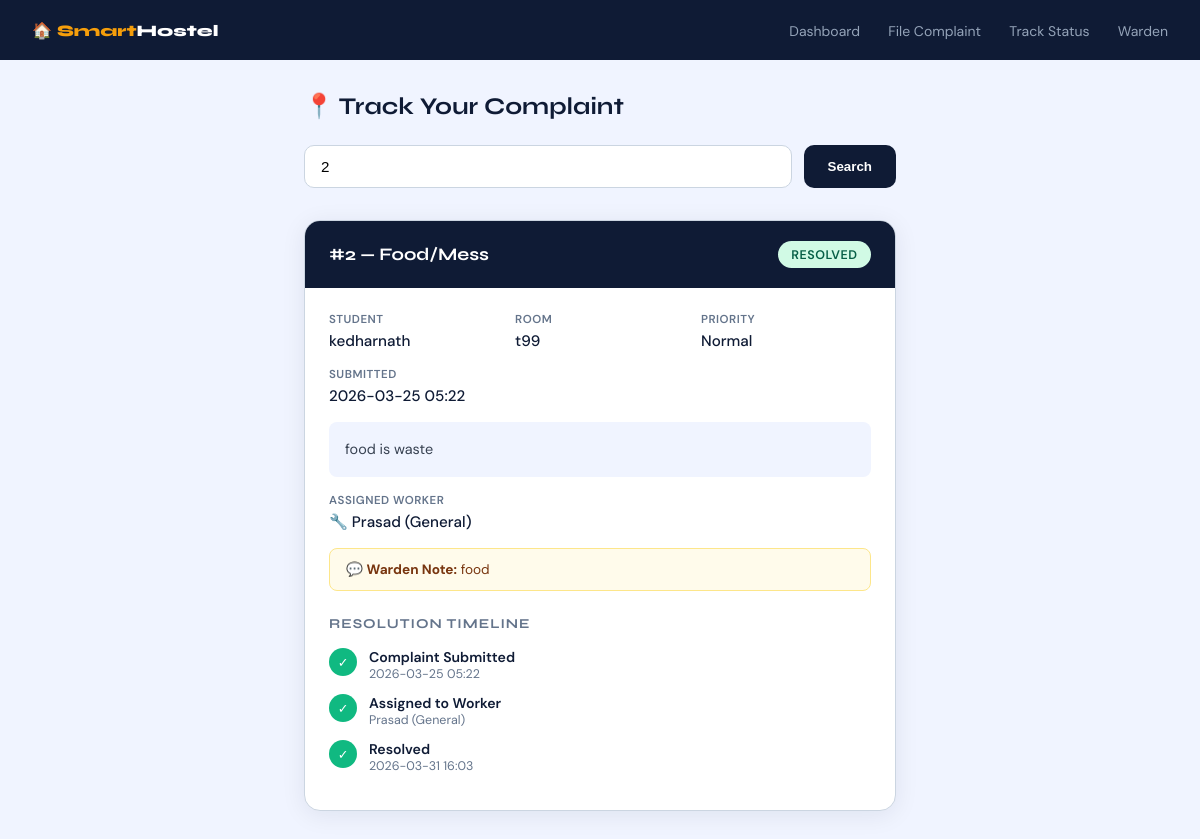
The app's page /track?id=2 with its own data.
### tables this page shows
CREATE TABLE complaints 
                        (id INTEGER PRIMARY KEY, 
                         name TEXT, category TEXT, issue TEXT, 
                         status TEXT, photo TEXT, room_number TEXT, email TEXT, priority TEXT DEFAULT 'Normal', assigned_worker TEXT, submitted_at TIMESTAMP DEFAULT CURRENT_TIMESTAMP, deadline TIMESTAMP, resolved_at TIMESTAMP, escalated INTEGER DEFAULT 0, warden_note TEXT);

### app.py (the view)
@app.route('/track')
def track():
    complaint_id = request.args.get('id')
    complaint = None
    if complaint_id:
        with get_db() as conn:
            complaint = conn.execute("SELECT * FROM complaints WHERE id=?", (complaint_id,)).fetchone()
    return render_template('track.html', complaint=complaint, searched=bool(complaint_id))

### app.py (called while the page is built)
def get_db():
    conn = sqlite3.connect('hostel.db')
    conn.row_factory = sqlite3.Row
    return conn

### templates/track.html (shortened to what this page needs)
<!DOCTYPE html>
<html lang="en">
<head>
</head>
<body>
<nav>
  <div class="brand">🏠 <span>Smart</span>Hostel</div>
  <div>
    <a href="/student_dashboard">Dashboard</a>
    <a href="/student">File Complaint</a>
    <a href="/track">Track Status</a>
    <a href="/login">Warden</a>
  </div>
</nav>
<div class="page">
  <h2>📍 Track Your Complaint</h2>
  <form method="GET" action="/track" class="search-bar">
    <input type="number" name="id" placeholder="Enter your Complaint ID (e.g. 7)"
           value="{% if complaint %}{{ complaint['id'] }}{% endif %}">
    <button type="submit">Search</button>
  </form>
  {% if complaint %}
  <div class="complaint-card">
    <div class="card-header">
      <h3>#{{ complaint['id'] }} — {{ complaint['category'] }}</h3>
      <span class="badge badge-{{ complaint['status'] }}">{{ complaint['status'] }}</span>
    </div>
    <div class="card-body">
      <div class="info-row">
        <div class="info-item">
          <div class="label">Student</div>
          <div class="value">{{ complaint['name'] }}</div>
        </div>
        <div class="info-item">
          <div class="label">Room</div>
          <div class="value">{{ complaint['room_number'] or '—' }}</div>
        </div>
        <div class="info-item">
          <div class="label">Priority</div>
          <div class="value">{{ complaint['priority'] }}</div>
        </div>
        <div class="info-item">
          <div class="label">Submitted</div>
          <div class="value">{{ complaint['submitted_at'][:16] if complaint['submitted_at'] else '—' }}</div>
        </div>
      </div>
      <div class="issue-text">{{ complaint['issue'] }}</div>
      {% if complaint['assigned_worker'] %}
      <div class="info-item" style="margin-bottom:.75rem">
        <div class="label">Assigned Worker</div>
        <div class="value">🔧 {{ complaint['assigned_worker'] }}</div>
      </div>
      {% endif %}
      {% if complaint['warden_note'] %}
      <div class="warden-note">💬 <strong>Warden Note:</strong> {{ complaint['warden_note'] }}</div>
      {% endif %}
      <div class="timeline">
        <div class="timeline-title">Resolution Timeline</div>
        <div class="step step-done">
          <div class="step-dot">✓</div>
          <div class="step-info">
            <div class="step-label">Complaint Submitted</div>
            <div class="step-time">{{ complaint['submitted_at'][:16] if complaint['submitted_at'] else '' }}</div>
          </div>
        </div>
        <div class="step {{ 'step-done' if complaint['status'] in ['In Progress','Resolved','Escalated'] else 'step-pending' }}">
          <div class="step-dot">{{ '✓' if complaint['status'] in ['In Progress','Resolved','Escalated'] else '2' }}</div>
          <div class="step-info">
            <div class="step-label">Assigned to Worker</div>
            <div class="step-time">{{ complaint['assigned_worker'] or 'Awaiting assignment' }}</div>
          </div>
        </div>
        <div class="step {{ 'step-done' if complaint['status'] == 'Resolved' else ('step-active' if complaint['status'] == 'In Progress' else 'step-pending') }}">
          <div class="step-dot">{{ '✓' if complaint['status'] == 'Resolved' else '3' }}</div>
          <div class="step-info">
            <div class="step-label">Resolved</div>
            <div class="step-time">{{ complaint['resolved_at'][:16] if complaint['resolved_at'] else ('Deadline: ' + complaint['deadline'][:16] if complaint['deadline'] else 'Pending') }}</div>
          </div>
        </div>
      </div>
    </div>
  </div>
  {% endif %}
</div>
</body>
</html>

### templates/track.html (style rules this page uses)
:root { --navy:#0f1b35; --blue:#1a56db; --sky:#3b82f6; --accent:#f59e0b; --light:#f0f4ff; --muted:#64748b; --border:#cbd5e1; }
* { box-sizing:border-box; margin:0; padding:0; }
body { font-family:'DM Sans',sans-serif; background:var(--light); min-height:100vh; }
nav { background:var(--navy); padding:0 2rem; display:flex; align-items:center; justify-content:space-between; height:60px; }
nav .brand { font-family:'Syne',sans-serif; font-weight:800; color:#fff; }
nav .brand span { color:var(--accent); }
nav a { color:#94a3b8; text-decoration:none; font-size:.875rem; margin-left:1.5rem; }
.page { max-width:640px; margin:0 auto; padding:2rem 1.5rem; }
h2 { font-family:'Syne',sans-serif; font-size:1.5rem; color:var(--navy); margin-bottom:1.5rem; }
.search-bar { display:flex; gap:.75rem; margin-bottom:2rem; }
.search-bar input { flex:1; padding:.75rem 1rem; border:1.5px solid var(--border); border-radius:10px; font-size:.95rem; outline:none; }
.search-bar button { padding:.75rem 1.5rem; background:var(--navy); color:#fff; border:none; border-radius:10px; font-weight:600; cursor:pointer; }
.complaint-card { background:#fff; border-radius:16px; box-shadow:0 4px 24px rgba(15,27,53,.08); border:1px solid var(--border); overflow:hidden; animation:fadeUp .4s ease; }
.card-header { background:var(--navy); padding:1.25rem 1.5rem; display:flex; justify-content:space-between; align-items:center; }
.card-header h3 { font-family:'Syne',sans-serif; color:#fff; font-size:1.1rem; }
.badge { padding:.35rem .85rem; border-radius:20px; font-size:.78rem; font-weight:600; text-transform:uppercase; letter-spacing:.5px; }
.badge-Resolved { background:#d1fae5; color:#065f46; }
.card-body { padding:1.5rem; }
.info-row { display:flex; gap:1rem; margin-bottom:.75rem; flex-wrap:wrap; }
.info-item { flex:1; min-width:160px; }
.info-item .label { font-size:.72rem; text-transform:uppercase; letter-spacing:.5px; color:var(--muted); font-weight:600; margin-bottom:.25rem; }
.info-item .value { font-size:.95rem; color:var(--navy); font-weight:500; }
.issue-text { background:var(--light); border-radius:8px; padding:1rem; font-size:.9rem; color:#374151; line-height:1.6; margin:1rem 0; }
.timeline { margin-top:1.5rem; }
.timeline-title { font-family:'Syne',sans-serif; font-weight:700; font-size:.85rem; color:var(--muted); text-transform:uppercase; letter-spacing:1px; margin-bottom:1rem; }
.step { display:flex; gap:.75rem; margin-bottom:.75rem; }
.step-dot { width:28px; height:28px; border-radius:50%; flex-shrink:0; display:flex; align-items:center; justify-content:center; font-size:.8rem; }
.step-done .step-dot { background:#10b981; color:#fff; }
.step-info .step-label { font-size:.88rem; font-weight:600; color:var(--navy); }
.step-info .step-time { font-size:.78rem; color:var(--muted); }
.warden-note { background:#fffbeb; border-radius:8px; padding:.75rem 1rem; font-size:.85rem; color:#78350f; border:1px solid #fde68a; margin-top:1rem; }

### records on screen
complaints: id "2", category "Food/Mess", status "RESOLVED", name "kedharnath", room_number "t99", priority "Normal", submitted_at "2026-03-25 05:22", issue "food is waste", assigned_worker "Prasad (General)", warden_note "food", status "✓", resolved_at "2026-03-31 16:03"
